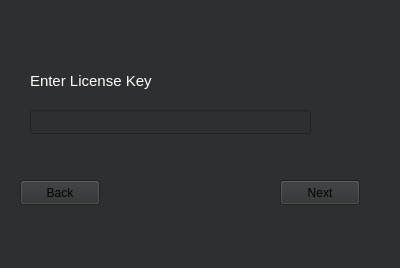
<?xml version="1.0" encoding="UTF-8"?>
<ui version="4.0">
 <class>LicenseWindow</class>
 <widget class="QWidget" name="LicenseWindow">
  <property name="geometry">
   <rect>
    <x>0</x>
    <y>0</y>
    <width>400</width>
    <height>268</height>
   </rect>
  </property>
  <property name="minimumSize">
   <size>
    <width>400</width>
    <height>268</height>
   </size>
  </property>
  <property name="maximumSize">
   <size>
    <width>400</width>
    <height>268</height>
   </size>
  </property>
  <property name="palette">
   <palette>
    <active>
     <colorrole role="WindowText">
      <brush brushstyle="SolidPattern">
       <color alpha="255">
        <red>255</red>
        <green>255</green>
        <blue>255</blue>
       </color>
      </brush>
     </colorrole>
     <colorrole role="Button">
      <brush brushstyle="SolidPattern">
       <color alpha="255">
        <red>73</red>
        <green>74</green>
        <blue>75</blue>
       </color>
      </brush>
     </colorrole>
     <colorrole role="Light">
      <brush brushstyle="SolidPattern">
       <color alpha="255">
        <red>46</red>
        <green>47</green>
        <blue>48</blue>
       </color>
      </brush>
     </colorrole>
     <colorrole role="Midlight">
      <brush brushstyle="SolidPattern">
       <color alpha="255">
        <red>17</red>
        <green>17</green>
        <blue>17</blue>
       </color>
      </brush>
     </colorrole>
     <colorrole role="Dark">
      <brush brushstyle="SolidPattern">
       <color alpha="255">
        <red>0</red>
        <green>0</green>
        <blue>0</blue>
       </color>
      </brush>
     </colorrole>
     <colorrole role="Mid">
      <brush brushstyle="SolidPattern">
       <color alpha="255">
        <red>255</red>
        <green>255</green>
        <blue>255</blue>
       </color>
      </brush>
     </colorrole>
     <colorrole role="Text">
      <brush brushstyle="SolidPattern">
       <color alpha="255">
        <red>255</red>
        <green>255</green>
        <blue>255</blue>
       </color>
      </brush>
     </colorrole>
     <colorrole role="ButtonText">
      <brush brushstyle="SolidPattern">
       <color alpha="255">
        <red>255</red>
        <green>255</green>
        <blue>255</blue>
       </color>
      </brush>
     </colorrole>
     <colorrole role="Base">
      <brush brushstyle="SolidPattern">
       <color alpha="255">
        <red>46</red>
        <green>47</green>
        <blue>48</blue>
       </color>
      </brush>
     </colorrole>
     <colorrole role="Window">
      <brush brushstyle="SolidPattern">
       <color alpha="255">
        <red>46</red>
        <green>47</green>
        <blue>48</blue>
       </color>
      </brush>
     </colorrole>
     <colorrole role="Shadow">
      <brush brushstyle="SolidPattern">
       <color alpha="255">
        <red>0</red>
        <green>0</green>
        <blue>0</blue>
       </color>
      </brush>
     </colorrole>
     <colorrole role="AlternateBase">
      <brush brushstyle="SolidPattern">
       <color alpha="255">
        <red>61</red>
        <green>62</green>
        <blue>63</blue>
       </color>
      </brush>
     </colorrole>
     <colorrole role="PlaceholderText">
      <brush brushstyle="SolidPattern">
       <color alpha="128">
        <red>255</red>
        <green>255</green>
        <blue>255</blue>
       </color>
      </brush>
     </colorrole>
    </active>
    <inactive>
     <colorrole role="WindowText">
      <brush brushstyle="SolidPattern">
       <color alpha="255">
        <red>255</red>
        <green>255</green>
        <blue>255</blue>
       </color>
      </brush>
     </colorrole>
     <colorrole role="Button">
      <brush brushstyle="SolidPattern">
       <color alpha="255">
        <red>46</red>
        <green>47</green>
        <blue>48</blue>
       </color>
      </brush>
     </colorrole>
     <colorrole role="Light">
      <brush brushstyle="SolidPattern">
       <color alpha="255">
        <red>46</red>
        <green>47</green>
        <blue>48</blue>
       </color>
      </brush>
     </colorrole>
     <colorrole role="Midlight">
      <brush brushstyle="SolidPattern">
       <color alpha="255">
        <red>16</red>
        <green>16</green>
        <blue>16</blue>
       </color>
      </brush>
     </colorrole>
     <colorrole role="Dark">
      <brush brushstyle="SolidPattern">
       <color alpha="255">
        <red>0</red>
        <green>0</green>
        <blue>0</blue>
       </color>
      </brush>
     </colorrole>
     <colorrole role="Mid">
      <brush brushstyle="SolidPattern">
       <color alpha="255">
        <red>120</red>
        <green>120</green>
        <blue>120</blue>
       </color>
      </brush>
     </colorrole>
     <colorrole role="Text">
      <brush brushstyle="SolidPattern">
       <color alpha="255">
        <red>197</red>
        <green>197</green>
        <blue>197</blue>
       </color>
      </brush>
     </colorrole>
     <colorrole role="ButtonText">
      <brush brushstyle="SolidPattern">
       <color alpha="255">
        <red>160</red>
        <green>160</green>
        <blue>160</blue>
       </color>
      </brush>
     </colorrole>
     <colorrole role="Base">
      <brush brushstyle="SolidPattern">
       <color alpha="255">
        <red>46</red>
        <green>47</green>
        <blue>48</blue>
       </color>
      </brush>
     </colorrole>
     <colorrole role="Window">
      <brush brushstyle="SolidPattern">
       <color alpha="255">
        <red>46</red>
        <green>47</green>
        <blue>48</blue>
       </color>
      </brush>
     </colorrole>
     <colorrole role="Shadow">
      <brush brushstyle="SolidPattern">
       <color alpha="255">
        <red>0</red>
        <green>0</green>
        <blue>0</blue>
       </color>
      </brush>
     </colorrole>
     <colorrole role="AlternateBase">
      <brush brushstyle="SolidPattern">
       <color alpha="255">
        <red>61</red>
        <green>62</green>
        <blue>63</blue>
       </color>
      </brush>
     </colorrole>
     <colorrole role="PlaceholderText">
      <brush brushstyle="SolidPattern">
       <color alpha="128">
        <red>255</red>
        <green>255</green>
        <blue>255</blue>
       </color>
      </brush>
     </colorrole>
    </inactive>
    <disabled>
     <colorrole role="WindowText">
      <brush brushstyle="SolidPattern">
       <color alpha="255">
        <red>255</red>
        <green>255</green>
        <blue>255</blue>
       </color>
      </brush>
     </colorrole>
     <colorrole role="Button">
      <brush brushstyle="SolidPattern">
       <color alpha="255">
        <red>46</red>
        <green>47</green>
        <blue>48</blue>
       </color>
      </brush>
     </colorrole>
     <colorrole role="Light">
      <brush brushstyle="SolidPattern">
       <color alpha="255">
        <red>46</red>
        <green>47</green>
        <blue>48</blue>
       </color>
      </brush>
     </colorrole>
     <colorrole role="Midlight">
      <brush brushstyle="SolidPattern">
       <color alpha="255">
        <red>17</red>
        <green>17</green>
        <blue>17</blue>
       </color>
      </brush>
     </colorrole>
     <colorrole role="Dark">
      <brush brushstyle="SolidPattern">
       <color alpha="255">
        <red>0</red>
        <green>0</green>
        <blue>0</blue>
       </color>
      </brush>
     </colorrole>
     <colorrole role="Mid">
      <brush brushstyle="SolidPattern">
       <color alpha="255">
        <red>117</red>
        <green>117</green>
        <blue>117</blue>
       </color>
      </brush>
     </colorrole>
     <colorrole role="Text">
      <brush brushstyle="SolidPattern">
       <color alpha="255">
        <red>194</red>
        <green>194</green>
        <blue>194</blue>
       </color>
      </brush>
     </colorrole>
     <colorrole role="ButtonText">
      <brush brushstyle="SolidPattern">
       <color alpha="255">
        <red>155</red>
        <green>155</green>
        <blue>155</blue>
       </color>
      </brush>
     </colorrole>
     <colorrole role="Base">
      <brush brushstyle="SolidPattern">
       <color alpha="255">
        <red>46</red>
        <green>47</green>
        <blue>48</blue>
       </color>
      </brush>
     </colorrole>
     <colorrole role="Window">
      <brush brushstyle="SolidPattern">
       <color alpha="255">
        <red>45</red>
        <green>46</green>
        <blue>47</blue>
       </color>
      </brush>
     </colorrole>
     <colorrole role="Shadow">
      <brush brushstyle="SolidPattern">
       <color alpha="255">
        <red>0</red>
        <green>0</green>
        <blue>0</blue>
       </color>
      </brush>
     </colorrole>
     <colorrole role="AlternateBase">
      <brush brushstyle="SolidPattern">
       <color alpha="255">
        <red>61</red>
        <green>62</green>
        <blue>63</blue>
       </color>
      </brush>
     </colorrole>
     <colorrole role="PlaceholderText">
      <brush brushstyle="SolidPattern">
       <color alpha="128">
        <red>255</red>
        <green>255</green>
        <blue>255</blue>
       </color>
      </brush>
     </colorrole>
    </disabled>
   </palette>
  </property>
  <property name="windowTitle">
   <string>Form</string>
  </property>
  <widget class="QLabel" name="label">
   <property name="geometry">
    <rect>
     <x>30</x>
     <y>70</y>
     <width>151</width>
     <height>21</height>
    </rect>
   </property>
   <property name="font">
    <font>
     <pointsize>11</pointsize>
    </font>
   </property>
   <property name="text">
    <string>Enter License Key</string>
   </property>
  </widget>
  <widget class="QLineEdit" name="LicenseKey">
   <property name="geometry">
    <rect>
     <x>30</x>
     <y>110</y>
     <width>281</width>
     <height>24</height>
    </rect>
   </property>
   <property name="palette">
    <palette>
     <active>
      <colorrole role="WindowText">
       <brush brushstyle="SolidPattern">
        <color alpha="255">
         <red>0</red>
         <green>0</green>
         <blue>0</blue>
        </color>
       </brush>
      </colorrole>
      <colorrole role="Text">
       <brush brushstyle="SolidPattern">
        <color alpha="255">
         <red>0</red>
         <green>0</green>
         <blue>0</blue>
        </color>
       </brush>
      </colorrole>
      <colorrole role="ButtonText">
       <brush brushstyle="SolidPattern">
        <color alpha="255">
         <red>0</red>
         <green>0</green>
         <blue>0</blue>
        </color>
       </brush>
      </colorrole>
     </active>
     <inactive>
      <colorrole role="WindowText">
       <brush brushstyle="SolidPattern">
        <color alpha="255">
         <red>0</red>
         <green>0</green>
         <blue>0</blue>
        </color>
       </brush>
      </colorrole>
      <colorrole role="Text">
       <brush brushstyle="SolidPattern">
        <color alpha="255">
         <red>0</red>
         <green>0</green>
         <blue>0</blue>
        </color>
       </brush>
      </colorrole>
      <colorrole role="ButtonText">
       <brush brushstyle="SolidPattern">
        <color alpha="255">
         <red>0</red>
         <green>0</green>
         <blue>0</blue>
        </color>
       </brush>
      </colorrole>
     </inactive>
     <disabled>
      <colorrole role="WindowText">
       <brush brushstyle="SolidPattern">
        <color alpha="255">
         <red>255</red>
         <green>255</green>
         <blue>255</blue>
        </color>
       </brush>
      </colorrole>
      <colorrole role="Text">
       <brush brushstyle="SolidPattern">
        <color alpha="255">
         <red>194</red>
         <green>194</green>
         <blue>194</blue>
        </color>
       </brush>
      </colorrole>
      <colorrole role="ButtonText">
       <brush brushstyle="SolidPattern">
        <color alpha="255">
         <red>155</red>
         <green>155</green>
         <blue>155</blue>
        </color>
       </brush>
      </colorrole>
     </disabled>
    </palette>
   </property>
  </widget>
  <widget class="QPushButton" name="Next">
   <property name="geometry">
    <rect>
     <x>280</x>
     <y>180</y>
     <width>80</width>
     <height>25</height>
    </rect>
   </property>
   <property name="palette">
    <palette>
     <active>
      <colorrole role="ButtonText">
       <brush brushstyle="SolidPattern">
        <color alpha="255">
         <red>0</red>
         <green>0</green>
         <blue>0</blue>
        </color>
       </brush>
      </colorrole>
     </active>
     <inactive>
      <colorrole role="ButtonText">
       <brush brushstyle="SolidPattern">
        <color alpha="255">
         <red>0</red>
         <green>0</green>
         <blue>0</blue>
        </color>
       </brush>
      </colorrole>
     </inactive>
     <disabled>
      <colorrole role="ButtonText">
       <brush brushstyle="SolidPattern">
        <color alpha="255">
         <red>155</red>
         <green>155</green>
         <blue>155</blue>
        </color>
       </brush>
      </colorrole>
     </disabled>
    </palette>
   </property>
   <property name="text">
    <string>Next</string>
   </property>
  </widget>
  <widget class="QPushButton" name="Back">
   <property name="geometry">
    <rect>
     <x>20</x>
     <y>180</y>
     <width>80</width>
     <height>25</height>
    </rect>
   </property>
   <property name="palette">
    <palette>
     <active>
      <colorrole role="ButtonText">
       <brush brushstyle="SolidPattern">
        <color alpha="255">
         <red>0</red>
         <green>0</green>
         <blue>0</blue>
        </color>
       </brush>
      </colorrole>
     </active>
     <inactive>
      <colorrole role="ButtonText">
       <brush brushstyle="SolidPattern">
        <color alpha="255">
         <red>0</red>
         <green>0</green>
         <blue>0</blue>
        </color>
       </brush>
      </colorrole>
     </inactive>
     <disabled>
      <colorrole role="ButtonText">
       <brush brushstyle="SolidPattern">
        <color alpha="255">
         <red>155</red>
         <green>155</green>
         <blue>155</blue>
        </color>
       </brush>
      </colorrole>
     </disabled>
    </palette>
   </property>
   <property name="text">
    <string>Back</string>
   </property>
  </widget>
 </widget>
 <resources/>
 <connections/>
</ui>
